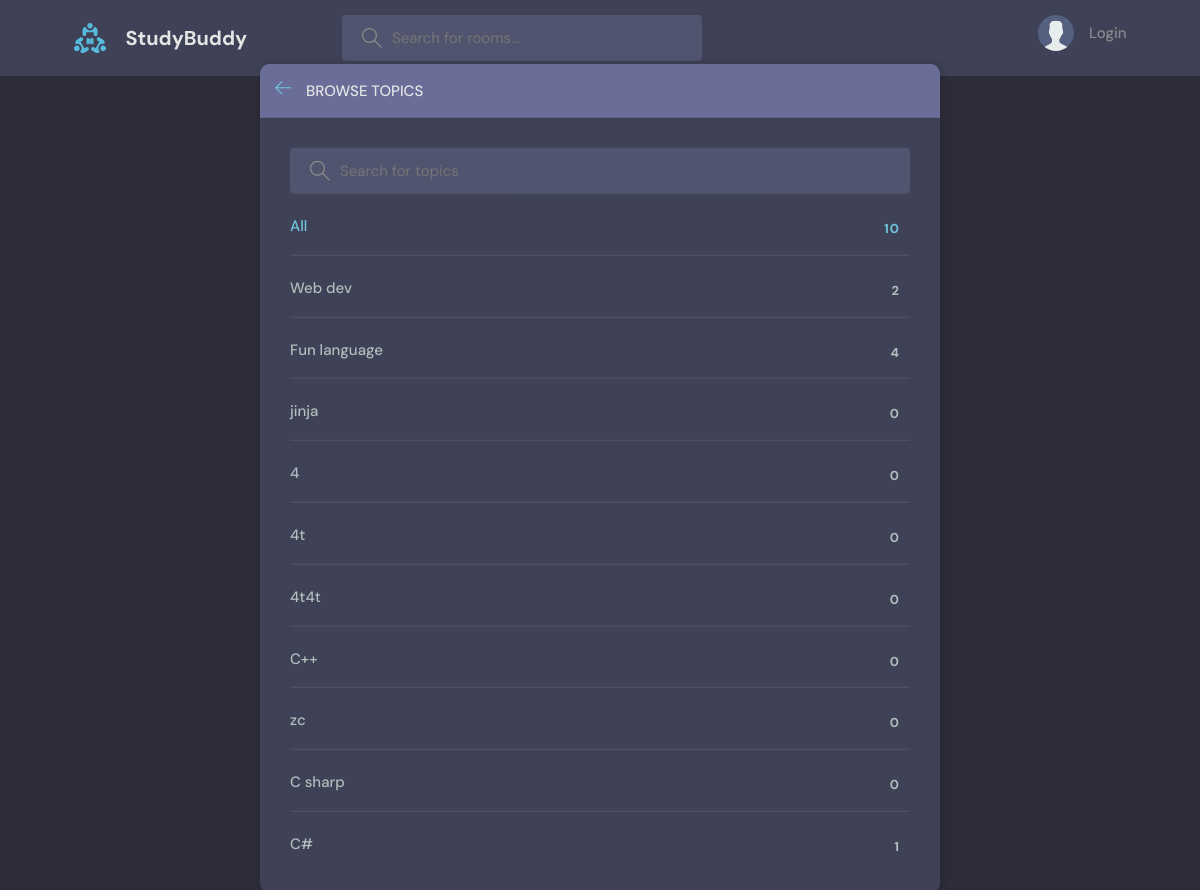
/topics/, run on an earlier commit of the app's database.
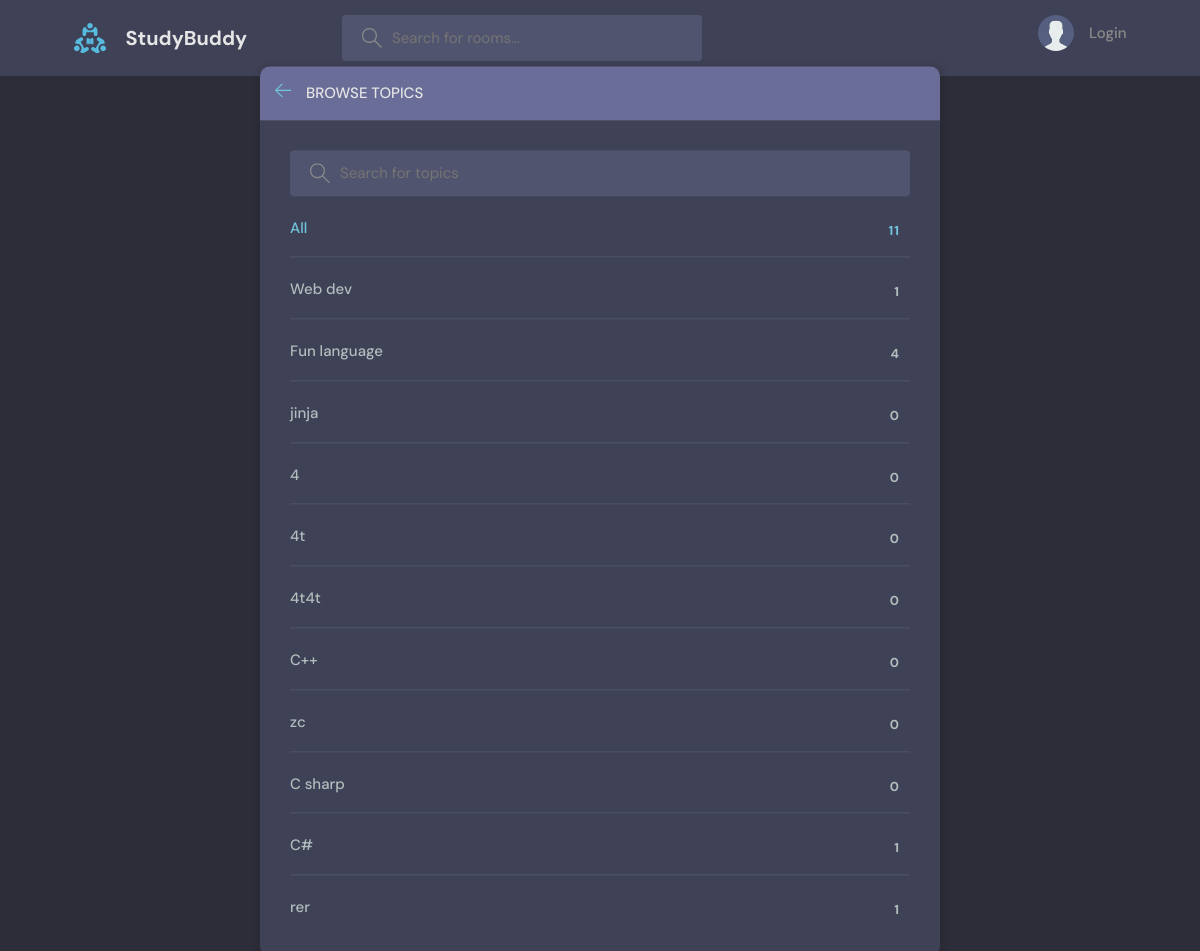
And on a later commit of the database.
### base/models.py (models this page shows, shortened)
class Topic(models.Model):
    name = models.CharField(max_length=200)

### base/views.py (the view)
# urls.py: path('topics/',views.topicsPage,name="topics"),
def topicsPage(request):
    q=request.GET.get('q') if request.GET.get('q')!=None else ''
    topics=Topic.objects.filter(name__icontains=q)
    context={'topics':topics}
    return render(request, 'base/topics.html',context)

### base/templates/base/topics.html (shortened to what this page needs)
{% extends 'main.html' %}
{% block content %}
    <main class="create-room layout">
      <div class="container">
        <div class="layout__box">
          <div class="layout__boxHeader">
            <div class="layout__boxTitle">
              <a href="{% url 'home' %}">
                <svg version="1.1" xmlns="http://www.w3.org/2000/svg" width="32" height="32" viewBox="0 0 32 32">
                  <title>arrow-left</title>
                  <path
                    d="M13.723 2.286l-13.723 13.714 13.719 13.714 1.616-1.611-10.96-10.96h27.625v-2.286h-27.625l10.965-10.965-1.616-1.607z"
                  ></path>
                </svg>
              </a>
              <h3>Browse Topics</h3>
            </div>
          </div>
          <div class="topics-page layout__body">
            <form class="header__search" action="" method="GET">
              <label>
                <input name="q" placeholder="Search for topics" />
              </label>
            </form>
            <ul class="topics__list">
              <li>
                <a href="/" class="active">All <span>{{topics.count}}</span></a>
              </li>
              {% for topic in topics %}
              <li>
                <a href="{% url 'home' %}?q={{topic.name}}">{{topic.name}} <span>{{topic.room_set.all.count}}</span></a>
              </li>
              {% endfor %}
            </ul>
          </div>
        </div>
      </div>
    </main>
    {% endblock %}

What changed in the data, as far as the page shows it:
computed for Topic "Web dev": room_set.all.count "2" → "1"
added Topic: name "rer", room_set.all.count "1"
Also different on the page:
{{ topics.count }}: "10" → "11"
